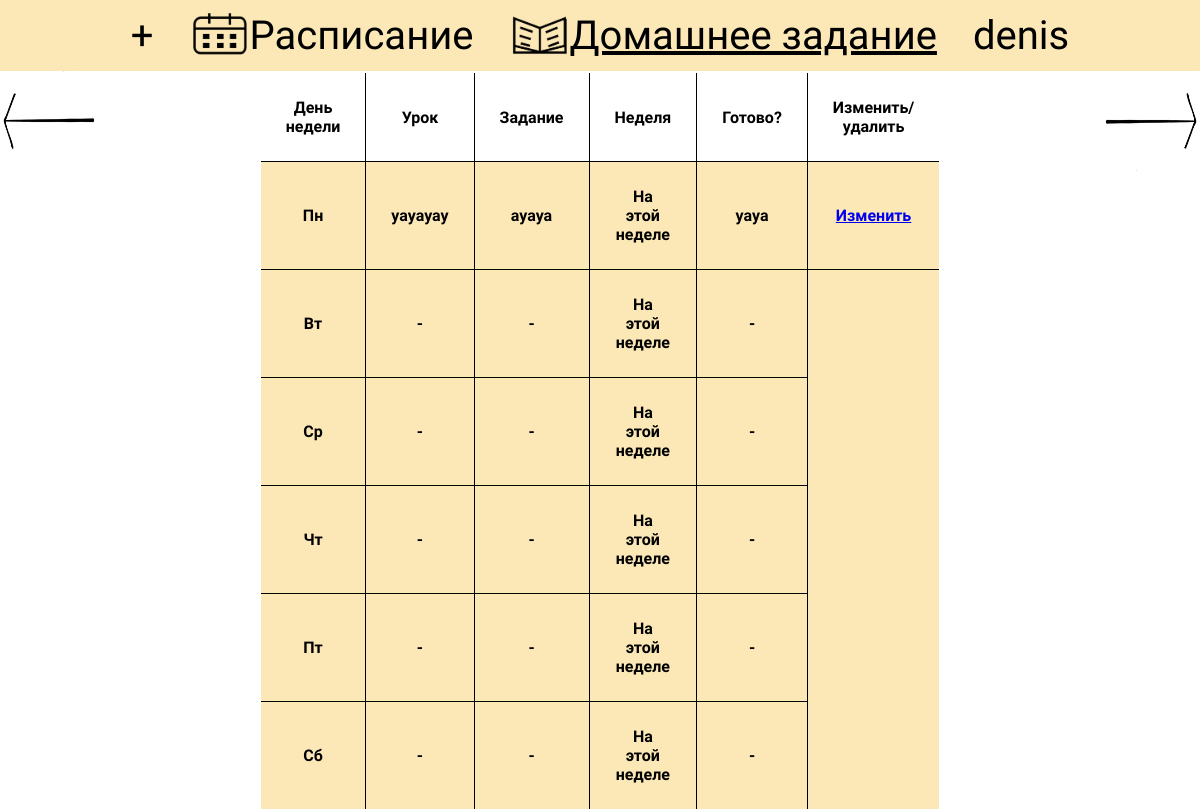
Page /homework/0 (signed in) on the committed database.
### Timary/data/models/users.py (models this page shows, shortened)
class User(SqlAlchemyBase, UserMixin, SerializerMixin):
    __tablename__ = 'users'
    id = Column(Integer, primary_key=True, autoincrement=True)
    login = Column(String)
    name = Column(String)
    email = Column(String, index=True, unique=True)
    hashed_password = Column(String)
    theme = Column(String)
    timetable = orm.relation('Timetable', back_populates='user')
    homework = orm.relation('Homework', back_populates='user')

### Timary/data/models/homework.py (models this page shows)
class Homework(SqlAlchemyBase, SerializerMixin):
    __tablename__ = 'homework'
    id = Column(Integer, ForeignKey('users.id'))
    homework_id = Column(Integer, primary_key=True, autoincrement=True)
    task = Column(String)
    lesson = Column(String)
    day_of_week = Column(String)
    num_of_week = Column(String)
    ready = Column(String)
    file = Column(String)
    user = orm.relation('User')

### Timary/application.py (the view)
@app.route('/homework/<num_of_week>')
def homework(num_of_week):
    if current_user.is_anonymous:
        return render_template('homework.html', len_task=0)
    if num_of_week != '0' and num_of_week != '1' and num_of_week != '2' and num_of_week != '-1' and num_of_week != '-2':
        return redirect('/homework/0')
    db = db_session.create_session()
    tasks = db.query(Homework).filter(Homework.id == current_user.id).all()
    tasks1 = []
    tasks2 = []
    tasks3 = []
    tasks4 = []
    tasks5 = []
    tasks6 = []
    for task in tasks:
        if task.day_of_week == '1' and task.num_of_week == num_of_week:
            tasks1.append(task)
        elif task.day_of_week == '2' and task.num_of_week == num_of_week:
            tasks2.append(task)
        elif task.day_of_week == '3' and task.num_of_week == num_of_week:
            tasks3.append(task)
        elif task.day_of_week == '4' and task.num_of_week == num_of_week:
            tasks4.append(task)
        elif task.day_of_week == '5' and task.num_of_week == num_of_week:
            tasks5.append(task)
        elif task.day_of_week == '6' and task.num_of_week == num_of_week:
            tasks6.append(task)
    next_num = str(int(num_of_week) + 1)
    previous_num = str(int(num_of_week) - 1)
    if num_of_week == '0':
        message_of_week = 'На этой неделе'
    elif num_of_week == '-1':
        message_of_week = 'На предыдушей неделе'
    elif num_of_week == '-2':
        message_of_week = 'На позапрошлой неделе'
    elif num_of_week == '1':
        message_of_week = 'На следующей неделе'
    elif num_of_week == '2':
        message_of_week = 'На неделе после следующей'
    if tasks:
        db.close()
        return render_template('homework.html', tasks=tasks, len_task=len(tasks), tasks1=tasks1, tasks2=tasks2,
                               tasks3=tasks3, tasks4=tasks4, tasks5=tasks5, tasks6=tasks6,
                               len_task1=len(tasks1), len_task2=len(tasks2), len_task3=len(tasks3),
                               len_task4=len(tasks4), len_task5=len(tasks5), len_task6=len(tasks6),
                               num_of_week=num_of_week, next_num=next_num,
                               previous_num=previous_num, message_of_week=message_of_week)
    else:
        db.close()
        return render_template('homework.html', tasks=tasks, len_task=0, num_of_week=num_of_week,
                               next_num=next_num, previous_num=previous_num, message_of_week=message_of_week)

### Timary/application.py (called while the page is built)
@login_manager.user_loader
def load_user(user_id):
    db = db_session.create_session()
    user = db.query(User).get(user_id)
    return user

### Timary/data/db_session.py (called while the page is built)
def create_session() -> orm.Session:
    global __factory
    return __factory()

### Timary/templates/homework.html (shortened to what this page needs)
<!DOCTYPE html>
<html lang="ru">
    <head>
        <link href="../static/css/main.css" rel="stylesheet" type="text/css">
    </head>
    <body>
        <header class="up-block">
             <div class="fixed-container">
                <nav class="up-text">
                    <a href="/add_homework/0" style="padding: 0 3% 0 0">+</a>
                    <img src="../static/img/timetable.png" style="width: 5%; height: 5%; margin: auto 0";></img>
                    <a href="/timetable/0" style="padding: 0 3% 0 0">Раcписание</a>
                    <img src="../static/img/homework.png" style="width: 5%; height: 5%; margin: auto 0"></img>
                    <a href="/homework/0" style="padding: 0 3% 0 0"><u>Домашнее задание</u></a>
                    {% if current_user.is_authenticated %}
                    <a href="/user_info">{{ current_user.name }}</a>
                    {% else %}
                    <a href="/register"> Вход/Регистрация </a>
                    {% endif %}
                </nav>
             </div>
        </header>
        {% if len_task == 0 %}
    <p class="text">Нажмите + чтобы добавить задание</p>
        {% else %}
<table align="center" cellpadding="100%" bgcolor="#FCE8B6" bordercolor="#FFFFFF" frame="border"
 rules="all">
    {% if num_of_week != '-2' %}
    <a href="/homework/{{ previous_num }}"><img src="../static/img/arrow_previous.jpg" alt="" style="width: 100px; height: 100px; float:left"></img></a>
    {% else %}
    <img src="../static/img/rectangle_next.jpg" alt="" style="width: 100px; height: 100px; float:left"></img>
    {% endif %}
    <tr bgcolor="#FFFFFF">
        <th width="5%">День недели</th>
        <th>Урок</th>
        <th>Задание</th>
        <th>Неделя</th>
        <th>Готово?</th>
        <th>Изменить/удалить</th>
   </tr>
    {% if len_task1 == 0 %}
    <tr>
        <th> Пн</th>
        <th> -</th>
        <th> -</th>
        <th> {{ message_of_week }}</th>
        <th> -</th>
    </tr>
    {% else %}
    {% for i in range(len_task1) %}
    <tr>
        {% if i == 0 %}
        <th rowspan={{ len_task1 }}> Пн</th>
        {% endif %}
        <th> {{ tasks1[i].lesson }}</th>
        <th> {{ tasks1[i].task }}</th>
        <th> {{ message_of_week }}</th>
        <th> {{ tasks1[i].ready }}</th>
        <th><a href="/add_homework/{{ tasks1[i].homework_id }}"> Изменить</a></th>
   </tr>
    {% endfor %}
    {% endif %}
    {% if len_task2 == 0 %}
    <tr>
        <th> Вт</th>
        <th> -</th>
        <th> -</th>
        <th> {{ message_of_week }}</th>
        <th> -</th>
    </tr>
    {% endif %}
    {% if len_task3 == 0 %}
    <tr>
        <th> Ср</th>
        <th> -</th>
        <th> -</th>
        <th> {{ message_of_week }}</th>
        <th> -</th>
    </tr>
    {% endif %}
    {% if len_task4 == 0 %}
    <tr>
        <th> Чт</th>
        <th> -</th>
        <th> -</th>
        <th> {{ message_of_week }}</th>
        <th> -</th>
    </tr>
    {% endif %}
    {% if len_task5 == 0 %}
    <tr>
        <th> Пт</th>
        <th> -</th>
        <th> -</th>
        <th> {{ message_of_week }}</th>
        <th> -</th>
    </tr>
    {% endif %}
    {% if len_task6 == 0 %}
    <tr>
        <th> Сб</th>
        <th> -</th>
        <th> -</th>
        <th> {{ message_of_week }}</th>
        <th> -</th>
    </tr>
    {% endif %}
    {% if num_of_week != '2' %}
    <a href="/homework/{{ next_num }}"><img src="../static/img/arrow_next.jpg" alt="" style="width: 100px; height: 100px; float:right"></img></a>
    {% else %}
    <img src="../static/img/rectangle_next.jpg" alt="" style="width: 100px; height: 100px; float:right"></img>
    {% endif %}
    {% endif %}
    </body>
</html>

### Timary/static/css/main.css (style rules this page uses)
html, body { margin: 0; padding: 0; }
.fixed-container { width: 100%; margin: 0 auto; height: 100%; padding: 1% 0; }
nav a { font-size: 40px; margin-right: 50px; color: black; text-decoration: none; margin: auto 0; }
.up-text { width: 100%; display: flex; justify-content: center; }
.up-block { height: 100%; align-items: center; }
body { --background-color: #FCE8B6; --text-color: #000000; }
:root { --dark-background-color: #111111; --dark-text-color: #eeeeee; }
* { font-family: 'Amatic SC'; }
.up-block { background-color: #FCE8B6; }
TABLE { width: 50%; height: 50%; border-collapse: collapse; border: 2px solid white; bordercolor: #000000; }
TD, TH { padding: 25px; border: 1px solid; text-align: center; }

### rows in the picture
User: name "denis"
Homework: lesson "уауауау", task "ауауа", ready "уауа"

### other values in the picture
{{ message_of_week }} "На этой неделе"
